Frame 1 (no input): blank canvas, image omitted
Frame 60 (no input): blank canvas, image omitted
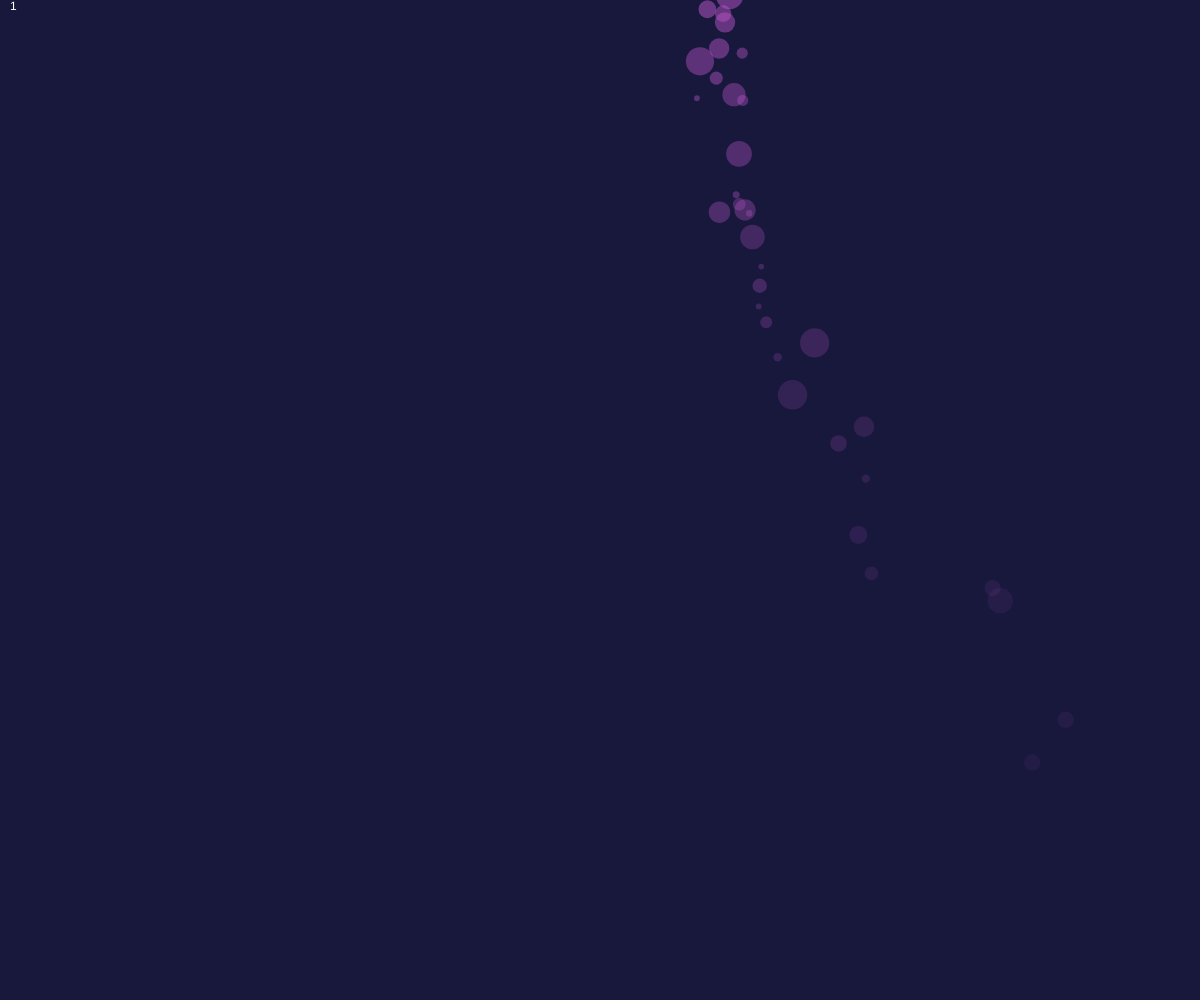
Frame 120 (the mouse pressed at the canvas centre since frame 60)

The p5.js sketch whose frames 1 and 60 were blank and that drew this single picture after the mouse press (run headless with seeded random() and noise() and a simulated clock; from frame 60 on, the mouse is pressed at the canvas centre):

// p5.js sketch
// ── sketch.js
var fws = [];

function setup() {
    createCanvas( windowWidth, windowHeight );
    // frameRate(1);
}


function draw() {
    background( 'rgb(24, 24, 60)' );

    for (var i = fws.length-1; i >= 0; i-- ) {
        fws[i].frame();
        if (!fws[i].isAlive) {
            fws.splice(i, 1);
        }
    }

    fill('white');
    text(fws.length, 10, 10);
}


function mousePressed() {
    fws.push( new Firework() );
}

// ── firework.js
class Firework {
    constructor() {
        this.loc = createVector( width/2, height );
        this.vel = createVector( 0, 0 );
        this.acc = createVector( random(-3, 3), 0 );

        this.prop = createVector( 0, random( -1, -2 ) );

        this.isAlive = true;
        this.color = color( random(255), random(255), random(255) );

        this.sparks = [];


    }

    frame() {
        this.update();
        this.p_manage();
        this.checkForDeath();
        // this.display();
    }


    update() {
        this.addForce( this.prop );
        this.addForce( createVector( 0, 1) );

        this.vel.add(this.acc);
        this.vel.limit( 20 );
        this.loc.add( this.vel );
    }

    addForce( force ) {
        this.acc.add( force );
    }

    checkForDeath() {
        if ( this.sparks.length <= 0 ) {
            this.isAlive = false;
        }
    }

    p_manage() {

        if (this.loc.y > -200) {
            this.sparks.push(
                new Spark(this.loc, this.vel, this.color)
            );
        }

        for( var i=this.sparks.length-1; i >= 0; i-- ) {
            this.sparks[i].frame();
            if (!this.sparks[i].isAlive) {
                this.sparks.splice(i, 1);
            }
        }
    }

    display() {
        push();
        fill( this.color );
        translate( this.loc.x, this.loc.y );
        // rotate( this.vel.heading() );
        triangle(-10, 10, 10, 10, 0, -10 );
        pop();
    }

}

// ── spark.js
class Spark {
    constructor( loc, vel, color ) {
        this.loc = loc.copy();
        this.vel = vel.copy();
        this.vel.add( createVector( random(-1,1), random(-1,1) ) );
        this.acc = createVector( 0, 0.5 );

        this.color = color;
        this.size = random( 5, 30 );
        this.isAlive = true;
        this.lifespan = frameRate() * 1;
        this.maxLife = this.lifespan;

    }


    frame() {
        this.update();
        this.checkForDeath();
        this.display();
    }

    update() {

        this.vel.add(this.acc);
        this.loc.add(this.vel);

        this.lifespan--;
    }

    checkForDeath() {
        if (this.lifespan <= 0) {
            this.isAlive = false;
        }
    }

    display() {
        push();
        noStroke();
        fill(
            red(this.color),
            green(this.color),
            blue(this.color),
            map(this.lifespan, 0, this.maxLife, 0, 200 )
        );
        translate( this.loc.x, this.loc.y );
        // rotate( this.vel.heading() );
        ellipse( 0, 0, this.size );
        pop();
    }
}
